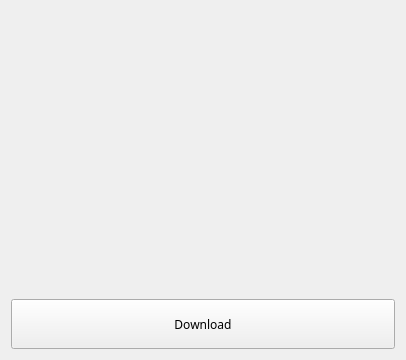
<?xml version="1.0" encoding="UTF-8"?>
<ui version="4.0">
 <class>Form</class>
 <widget class="QWidget" name="Form">
  <property name="geometry">
   <rect>
    <x>0</x>
    <y>0</y>
    <width>402</width>
    <height>356</height>
   </rect>
  </property>
  <property name="sizePolicy">
   <sizepolicy hsizetype="Fixed" vsizetype="Fixed">
    <horstretch>0</horstretch>
    <verstretch>0</verstretch>
   </sizepolicy>
  </property>
  <property name="font">
   <font>
    <family>Arial Rounded MT Bold</family>
   </font>
  </property>
  <layout class="QVBoxLayout" name="FormLayout">
   <item>
    <widget class="QWidget" name="videoFrameArea" native="true">
     <property name="sizePolicy">
      <sizepolicy hsizetype="Fixed" vsizetype="Fixed">
       <horstretch>0</horstretch>
       <verstretch>0</verstretch>
      </sizepolicy>
     </property>
     <property name="minimumSize">
      <size>
       <width>384</width>
       <height>282</height>
      </size>
     </property>
     <property name="maximumSize">
      <size>
       <width>384</width>
       <height>282</height>
      </size>
     </property>
     <layout class="QVBoxLayout" name="videoFrameAreaLayout">
      <property name="leftMargin">
       <number>0</number>
      </property>
      <property name="topMargin">
       <number>0</number>
      </property>
      <property name="rightMargin">
       <number>0</number>
      </property>
      <property name="bottomMargin">
       <number>0</number>
      </property>
     </layout>
    </widget>
   </item>
   <item>
    <widget class="QPushButton" name="downloadButton">
     <property name="minimumSize">
      <size>
       <width>0</width>
       <height>50</height>
      </size>
     </property>
     <property name="text">
      <string>Download</string>
     </property>
    </widget>
   </item>
  </layout>
 </widget>
 <resources/>
 <connections/>
</ui>
